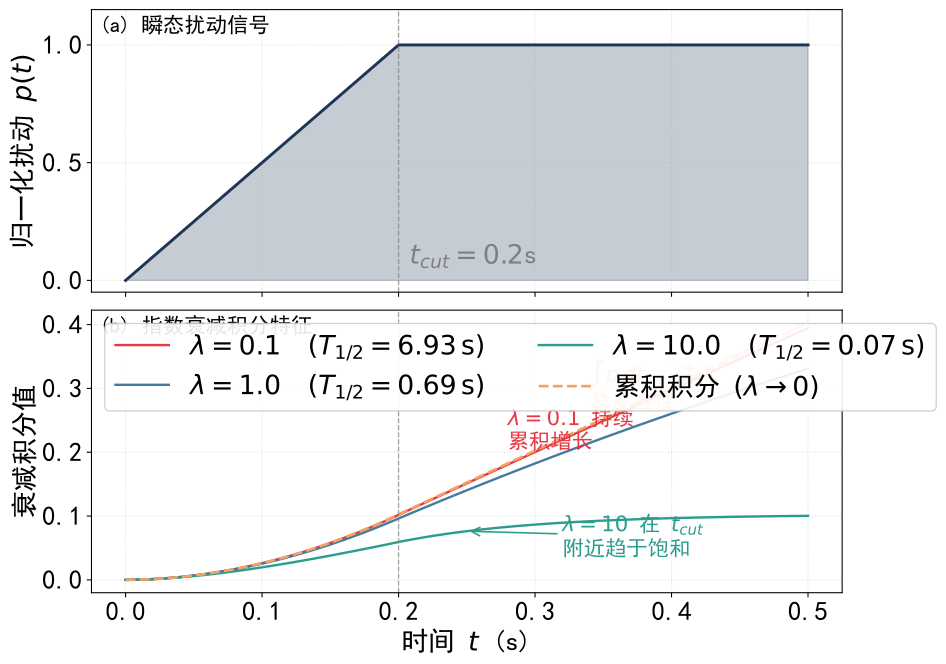

Here is the Python script that generated this plot:
# 多尺度指数衰减积分特征示意：上图为扰动信号，下图为三种衰减常数与累积积分对比。
import numpy as np
import matplotlib.pyplot as plt
import matplotlib
matplotlib.rcParams.update({
    'font.sans-serif': ['SimHei', 'Songti SC', 'Arial'],
    'font.family': 'sans-serif',
    'font.size': 20,
    'axes.labelsize': 20,
    'legend.fontsize': 20,
    'figure.dpi': 300,
    'axes.unicode_minus': False,
    'savefig.bbox': 'tight',
})

# ---------- parameters ----------
dt = 0.005
T = 0.5
t = np.arange(0, T + dt, dt)  # 101 steps
lam_list = [0.1, 1.0, 10.0]
colors = {0.1: '#E63946', 1.0: '#457B9D', 10.0: '#2A9D8F', 'cum': '#F4A261'}

# ---------- perturbation signal ----------
p_t = np.zeros_like(t)
cut_time = 0.2
ramp_mask = t <= cut_time
p_t[ramp_mask] = 1.0 * (t[ramp_mask] / cut_time)   # ramp 0 -> 1
p_t[~ramp_mask] = 1.0                                # hold at 1

# ---------- decay integrals ----------
def compute_decay_integrals(p, dt, lam):
    """Recursive exponential decay integral: I[t] = I[t-1]*exp(-lam*dt) + p[t]*dt"""
    I = np.zeros_like(p)
    for k in range(1, len(p)):
        I[k] = I[k - 1] * np.exp(-lam * dt) + p[k] * dt
    return I

integrals = {}
for lam in lam_list:
    integrals[lam] = compute_decay_integrals(p_t, dt, lam)

# cumulative integral (lambda -> 0 limit)
integrals_cum = np.cumsum(p_t) * dt

# ---------- plot ----------
fig, (ax1, ax2) = plt.subplots(2, 1, figsize=(10, 7), sharex=True)

# --- upper: perturbation ---
ax1.fill_between(t, 0, p_t, color='#1D3557', alpha=0.25)
ax1.plot(t, p_t, color='#1D3557', linewidth=2.2)
ax1.axvline(x=cut_time, color='gray', linestyle='--', linewidth=1, alpha=0.7)
ax1.text(cut_time + 0.008, 0.05, f'$t_{{cut}}={cut_time}$s', color='gray', fontsize=20,
         va='bottom')
ax1.set_ylabel('归一化扰动 $p(t)$', fontsize=20)
ax1.set_ylim(-0.05, 1.15)
ax1.set_yticks([0, 0.5, 1.0])
ax1.grid(True, linestyle=':', alpha=0.4)
ax1.text(0.01, 0.92, '(a) 瞬态扰动信号',
         transform=ax1.transAxes, fontsize=16, fontweight='bold')

# --- lower: decay integrals ---
for lam in lam_list:
    ax2.plot(t, integrals[lam], color=colors[lam], linewidth=1.8,
             label=f'$\\lambda={lam:.1f}$  $(T_{{1/2}}={np.log(2)/lam:.2f}\\,\\mathrm{{s}})$')
ax2.plot(t, integrals_cum, color=colors['cum'], linewidth=2.0, linestyle='--',
         label='累积积分 $(\\lambda\\to 0)$')

# mark t=cut in lower panel
ax2.axvline(x=cut_time, color='gray', linestyle='--', linewidth=1, alpha=0.7)

ax2.set_xlabel('时间 $t$ (s)', fontsize=20)
ax2.set_ylabel('衰减积分值', fontsize=20)
ax2.legend(loc='upper left', framealpha=0.9, ncol=2)
ax2.grid(True, linestyle=':', alpha=0.4)
ax2.text(0.01, 0.92, '(b) 指数衰减积分特征',
         transform=ax2.transAxes, fontsize=16, fontweight='bold')

# annotations: explain the physics
ax2.annotate('$\\lambda=10$ 在 $t_{cut}$\n附近趋于饱和',
             xy=(0.25, integrals[10.0][50]), xytext=(0.32, integrals[10.0][50] * 0.5),
             fontsize=16, color=colors[10.0],
             arrowprops=dict(arrowstyle='->', color=colors[10.0], lw=1.2))

ax2.annotate('$\\lambda=0.1$ 持续\n累积增长',
             xy=(0.42, integrals[0.1][84]), xytext=(0.28, integrals[0.1][84] * 0.65),
             fontsize=16, color=colors[0.1],
             arrowprops=dict(arrowstyle='->', color=colors[0.1], lw=1.2))

ax2.annotate('$\\int p\\,dt$ = 注入\n总反应性',
             xy=(0.47, integrals_cum[94]), xytext=(0.34, integrals_cum[94] * 0.72),
             fontsize=16, color=colors['cum'],
             arrowprops=dict(arrowstyle='->', color=colors['cum'], lw=1.2))

plt.tight_layout(pad=0.5)
plt.savefig('fig/fig_decay_integral.svg')
print('Saved: fig/fig_decay_integral.svg')
plt.close()
